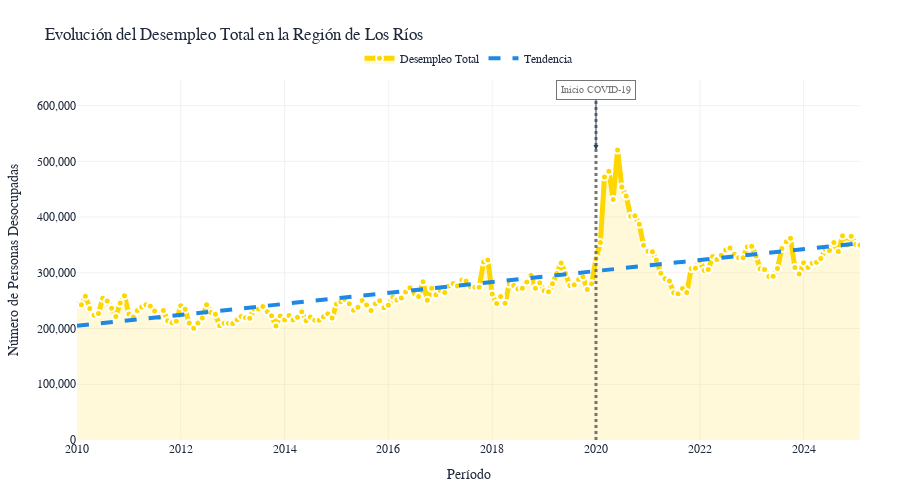

Notebook cell for this chart:
### Markdown cell above
## 🕵️♂️ Distribución Temporal del Desempleo

Visualizamos la evolución del desempleo desde 2010 hasta 2025.

### Code cell
# Preparar datos temporales
df_copy = df.copy()
df_copy["periodo"] = pd.to_datetime(df_copy["periodo"].str[:10])

# Calcular total de desocupados por periodo
df_temporal = df_copy.groupby("periodo")["valor"].sum().reset_index()

# Crear gráfico con elementos visuales mejorados
fig = go.Figure()

# Línea principal con relleno
fig.add_trace(go.Scatter(
    x=df_temporal["periodo"],
    y=df_temporal["valor"],
    mode='lines+markers',
    line=dict(color=economist_colors[0], width=5),  # Amarillo principal - más grueso
    marker=dict(size=7, color=economist_colors[0], line=dict(color='white', width=2)),
    fill='tozeroy',
    fillcolor='rgba(255, 215, 0, 0.15)',  # Relleno translúcido del amarillo
    name='Desempleo Total',
    hovertemplate='<b>Desempleo Total</b><br>Fecha: %{x}<br>Personas: %{y:,.0f}<extra></extra>'
))

# Añadir línea de tendencia (sin mostrar R²)
import numpy as np
from scipy import stats

x_numeric = np.arange(len(df_temporal))
slope, intercept, r_value, p_value, std_err = stats.linregress(x_numeric, df_temporal["valor"])
trend_line = slope * x_numeric + intercept

fig.add_trace(go.Scatter(
    x=df_temporal["periodo"],
    y=trend_line,
    mode='lines',
    line=dict(color=economist_colors[1], width=4, dash='dash'),  # Azul contrastante
    name='Tendencia',
    hovertemplate='<b>Línea de Tendencia</b><br>Fecha: %{x}<br>Valor: %{y:,.0f}<extra></extra>'
))

# Añadir línea vertical y anotación para inicio COVID-19 en 2020
fig.add_vline(
    x=pd.Timestamp('2020-01-01'),
    line_width=3,
    line_dash="dot",
    line_color=economist_colors[2],  # Gris
)
fig.add_annotation(
    x=pd.Timestamp('2020-01-01'),
    y=max(df_temporal["valor"]),
    text="Inicio COVID-19",
    showarrow=True,
    arrowhead=2,
    ax=0,
    ay=-60,
    font=dict(color=economist_colors[2], size=10, family='Georgia, serif'),  # Tamaño reducido
    bgcolor="white",
    bordercolor=economist_colors[2],
    borderpad=4
)

# Aplicar estilo The Economist
fig = apply_economist_style(fig)

fig.update_layout(
    title="Evolución del Desempleo Total en la Región de Los Ríos",
    xaxis_title="Período",
    yaxis_title="Número de Personas Desocupadas",
    height=500,
    legend=dict(
        orientation="h",
        yanchor="bottom",
        y=1.02,
        xanchor="center",
        x=0.5,
        font=dict(size=12)
    )
)

# Formato del eje Y con separadores de miles
fig.update_yaxes(tickformat=',')

fig.show()

print("✅ Gráfico actualizado con fuente de anotación COVID-19 más pequeña")

### Figure 1 — Plotly figure (JSON) as saved in the notebook; plotly's stock layout.template omitted (floating-point values rounded to 4 significant figures; data arrays with more than 128 entries replaced by an {"elided": "..."} marker saying what was removed)
{"data": [{"fill": "tozeroy", "fillcolor": "rgba(255, 215, 0, 0.15)", "hovertemplate": "<b>Desempleo Total</b><br>Fecha: %{x}<br>Personas: %{y:,.0f}<extra></extra>", "line": {"color": "#FFD700", "width": 5}, "marker": {"color": "#FFD700", "line": {"color": "white", "width": 2}, "size": 7}, "mode": "lines+markers", "name": "Desempleo Total", "type": "scatter", "x": {"elided": "182 str values"}, "y": {"elided": "182 float values"}}, {"hovertemplate": "<b>Línea de Tendencia</b><br>Fecha: %{x}<br>Valor: %{y:,.0f}<extra></extra>", "line": {"color": "#1E88E5", "dash": "dash", "width": 4}, "mode": "lines", "name": "Tendencia", "type": "scatter", "x": {"elided": "182 str values"}, "y": {"elided": "182 float values"}}], "layout": {"annotations": [{"arrowhead": 2, "ax": 0, "ay": -60, "bgcolor": "white", "bordercolor": "#757575", "borderpad": 4, "font": {"color": "#757575", "family": "Georgia, serif", "size": 10}, "showarrow": true, "text": "Inicio COVID-19", "x": "2020-01-01T00:00:00", "y": 520400.0}], "font": {"color": "#1e293b", "family": "Georgia, serif"}, "height": 500, "legend": {"font": {"family": "Georgia, serif", "size": 12}, "orientation": "h", "x": 0.5, "xanchor": "center", "y": 1.02, "yanchor": "bottom"}, "margin": {"b": 60, "l": 60, "r": 40, "t": 80}, "paper_bgcolor": "white", "plot_bgcolor": "white", "shapes": [{"line": {"color": "#757575", "dash": "dot", "width": 3}, "type": "line", "x0": "2020-01-01T00:00:00", "x1": "2020-01-01T00:00:00", "xref": "x", "y0": 0, "y1": 1, "yref": "y domain"}], "title": {"text": "Evolución del Desempleo Total en la Región de Los Ríos"}, "xaxis": {"gridcolor": "#E5E5E5", "gridwidth": 0.5, "showgrid": true, "tickfont": {"family": "Georgia, serif"}, "title": {"text": "Período"}}, "yaxis": {"gridcolor": "#E5E5E5", "gridwidth": 0.5, "showgrid": true, "tickfont": {"family": "Georgia, serif"}, "tickformat": ",", "title": {"text": "Número de Personas Desocupadas"}}}}
